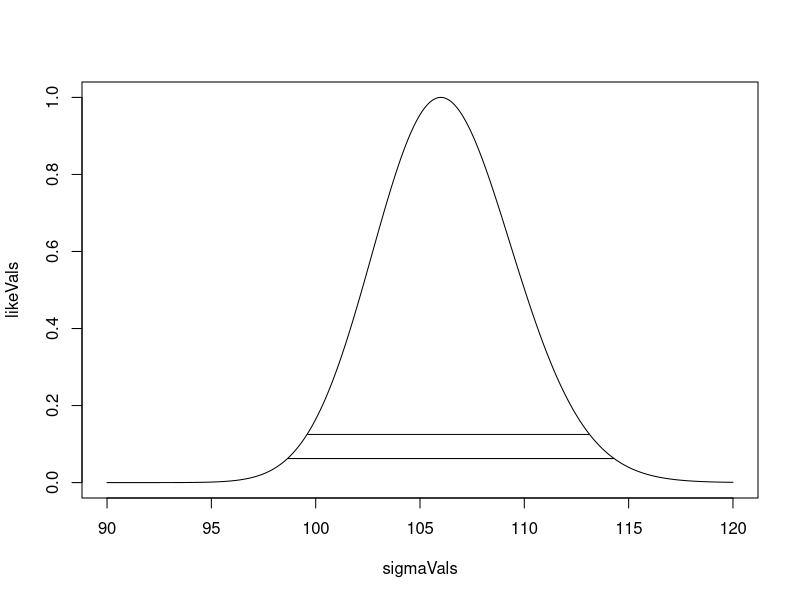

Reproduce this figure in R. (Note: this script raises an error after producing the figure.)
## Study of 513 organo-lead manufacturing workers reported an average TBV of 1150.315 cm3 w/ σ = 105.997.
## Assuming normality of the underlying measurements, calculate a CI for population variation in TBV

## Create CI for variance
x_bar <- 1150.315
s <- 105.997
sample_var <- s**2
n <- 513
alpha <- .05
qtiles <- qchisq(p = c(alpha/2,1-alpha/2), df = n-1)

## rev() = reverse elements
(pop_var_CI <- rev((n-1)*sample_var/qtiles))
# interval for sd
(pop_sd_ci <- sqrt(pop_var_CI))

## plot likelihood
sigmaVals <- seq(90,120,length=1000) #90-120 to contain interval above
# evaluate gamma likelihood
likeVals <- dgamma((n-1)*sample_var,
                   shape=(n-1)/2,
                   scale=2*sigmaVals**2) # evaluate likelihood over 1000 pts (sigmaVals)
# normalize the likelihood
likeVals <- likeVals/max(likeVals)

# plot marginal likelihood for sigma
plot(sigmaVals,likeVals,type="l")

## create reference lines
# taking coordinates + join corresponding points w/ line segments
lines(range(sigmaVals[likeVals>=1/8]), c(1/8,1/8))
lines(range(sigmaVals[likeVals>=1/16]), c(1/16,1/16))


#### Gosset's (Student's) t-distribution
## get sleep data analyzed in Gosset's Biometrika paper
##  shows increase in hours for 10 pts on 2 sopoforic drugs
## R treats as 2 groups rather than paired observations
data("sleep")
group1 <- sleep$extra[1:10]
group2 <- sleep$extra[11:20]
difference <- group2 - group1
(mu_n <- mean(difference))
(s <- sd(difference))
n <- 10
## create CI = mean + t-quantile @ .975 (for 95% confidence) * std. err
tquant_conf95 <- qt((1-(1-.95)/2), n-1)
stdErr <- s/sqrt(n)
# manual CI
mu_n + c(-1,1)*tquant_conf95*stdErr
# automatic CI
t.test(difference)$conf.int


## 1D likelihood for effect size = µ/σ 
tStat <- sqrt(n)*mu/s
effectSizeVals <- seq(0,3,length=1000)
# get t density w/ dt(quantiles,dF,# of observations)    ncp = non-centrality parameter (loop over all of them)
likelihoodVals <- dt(tStat, df = n-1, ncp = sqrt(n)*effectSizeVals)
# normalize the likelihood
likelihoodVals <- likelihoodVals/max(likelihoodVals)

plot(effectSizeVals,likelihoodVals,type="l")
lines(range(effectSizeVals[likelihoodVals>=1/8]),c(1/8,1/8))
lines(range(effectSizeVals[likelihoodVals>=1/16]),c(1/16,1/16))

### profile likelihood
muVals <- seq(0,3,length=1000)
likelihoodVals <- sapply(muVals, function(mu){
  (sum((difference-mu)**2) / sum((difference-mu_n)**2))**(-n/2)
})
plot(muVals,likelihoodVals,type="l")
lines(range(muVals[likelihoodVals>=1/8]),c(1/8,1/8))
lines(range(muVals[likelihoodVals>=1/16]),c(1/16,1/16))








data(islands)
hist(islands)
hist(log10(islands))

stem(log10(islands))

dotchart(log10(islands))

data(InsectSprays)
attach(InsectSprays)
plot(c(.5,6.5), range(count))
sprayTypes <- unique(spray)
for (i in 1:length(sprayTypes)) {
  y <- count[spray==sprayTypes[i]]
  n <- sum(spray==sprayTypes[i])
  points(jitter(rep(i,n),amount=.1),y)
  lines(i + c(.12,.28),rep(mean(y),2),lwd=3)
  # CI
  lines(rep(i + .2, 2),
        mean(y) + c(-1.96,1.96)*sd(y)/sqrt(n))
}

############  QUIZ

## Create CI for variance
n_w <- 8
n_ctrl<- 8
mean_w <- 6
mean_ctrl <- 4
var_w <- 3 
var_ctrl <- 5
df <- sum(n_w,n_ctrl)-2
std_pooled_var_estimator <- ((n_w - 1)*var_w + (n_ctrl - 1)*var_ctrl)/df
## grab quantiles for 95% CI
qtiles <- qt(p=.975,df=df)
# compute CI bouds
(lo <- (mean_w - mean_ctrl) - qtiles*sqrt(std_pooled_var_estimator*((1/n_w)+(1/n_ctrl))))
(hi <- (mean_w - mean_ctrl) + qtiles*sqrt(std_pooled_var_estimator*((1/n_w)+(1/n_ctrl))))

#install.packages("boot")
temp <- expand.grid(c(1, 3, 7), c(1, 3, 7), c(1, 3, 7))
table(apply(temp, 1, median))

## 
unif <- dunif(runif(10000),min=0,max=1)
exp <- dexp(rexp(10000),rate=1)
qqplot(x=unif,y=exp)

## Create CI for variance
x_bar <- 1100
s <- 30
sample_var <- s**2
n <- 9
stdErr <- s/sqrt(n)
alpha <- .05
## grab quantiles
qtiles <- qt(p =1-alpha/2, df = n-1)
## rev() = reverse elements due to order of returned qtiles
(lo <- x_bar - qtiles*stdErr)
(hi <- x_bar + qtiles*stdErr)


x_bar <- -2
n <- 9
alpha <- .05
## grab quantiles
qtiles <- qt(p =1-alpha/2, df = n-1)
## rev() = reverse elements due to order of returned qtiles
(x_bar/qtiles)*sqrt(n)



## Create CI for variance
n_new <- 10
n_old<- 10
mean_new <- 3
mean_old <- 5
var_new <- .6 
var_old <- .68
df <- sum(n_new,n_old)-2
std_pooled_var_estimator <- ((n_new - 1)*var_new + (n_old - 1)*var_old)/df
## grab quantiles for 95% CI
qtiles <- qt(p=.975,df=df)
# compute CI bouds
(lo <- (mean_new - mean_old) - qtiles*sqrt(std_pooled_var_estimator*((1/n_new)+(1/n_old))))
(hi <- (mean_new - mean_old) + qtiles*sqrt(std_pooled_var_estimator*((1/n_new)+(1/n_old))))